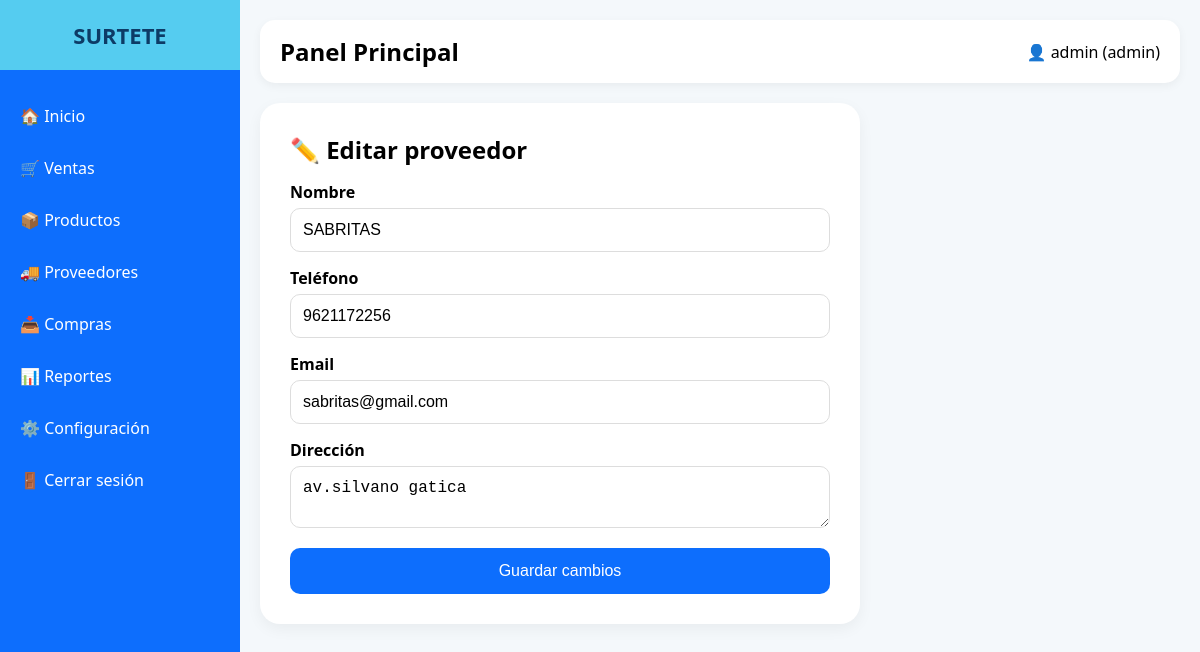
The app's page /proveedores/editar_proveedor.php?id=2 (signed in) with its own data.
### tables this page shows
CREATE TABLE `proveedores` (
  `id` int(11) NOT NULL,
  `nombre` varchar(150) NOT NULL,
  `telefono` varchar(20) DEFAULT NULL,
  `email` varchar(100) DEFAULT NULL,
  `direccion` text DEFAULT NULL,
  `activo` tinyint(1) NOT NULL,
  `fecha_creacion` timestamp NOT NULL DEFAULT current_timestamp() ON UPDATE current_timestamp()
);

### proveedores/editar_proveedor.php (the view, shortened to what this page needs)
<?php
include("../config/db.php");
$id = $_GET['id'];
$sql = "SELECT * FROM proveedores WHERE id = ?";
$stmt = $conexion->prepare($sql);
$stmt->execute([$id]);
$proveedor = $stmt->fetch(PDO::FETCH_ASSOC);
?>
<!DOCTYPE html>
<html lang="es">
<head>
<link rel="stylesheet" href="../assets/css/style.css">
</head>
<body>
<?php include("../includes/sidebar.php"); ?>
<div class="main">
<?php include("../includes/topbar.php"); ?>
<div class="form-container">
<h2>✏️ Editar proveedor</h2>
<form method="POST">
<label>Nombre</label>
<input type="text"
       name="nombre"
       value="<?php echo $proveedor['nombre']; ?>"
       required>
<label>Teléfono</label>
<input type="text"
       name="telefono"
       value="<?php echo $proveedor['telefono']; ?>">
<label>Email</label>
<input type="email"
       name="email"
       value="<?php echo $proveedor['email']; ?>">
<label>Dirección</label>
<textarea name="direccion"><?php echo $proveedor['direccion']; ?></textarea>
<button type="submit" class="btn">
    Guardar cambios
</button>
</form>
</div>
</div>
</body>
</html>

### assets/css/style.css (style rules this page uses)
* { margin:0; padding:0; box-sizing:border-box; }
body { font-family:'Segoe UI',sans-serif; background:#f4f8fb; }
.main { margin-left:240px; padding:20px; }

### proveedores/editar_proveedor.php (style rules this page uses)
.form-container { background:white; padding:30px; border-radius:20px; box-shadow:0 5px 15px rgba(0,0,0,0.05); max-width:600px; }
form { display:flex; flex-direction:column; }
label { margin-top:15px; margin-bottom:5px; font-weight:bold; }
input, textarea { padding:12px; border:1px solid #ddd; border-radius:10px; font-size:16px; }
.btn { margin-top:20px; background:#0d6efd; color:white; border:none; padding:14px; border-radius:10px; font-size:16px; cursor:pointer; }

### records on screen
proveedores: nombre "SABRITAS", telefono "9621172256", email "sabritas@gmail.com", direccion "av.silvano gatica"

### other values on screen
$_SESSION['usuario'] "admin"
$_SESSION['rol'] "admin"
